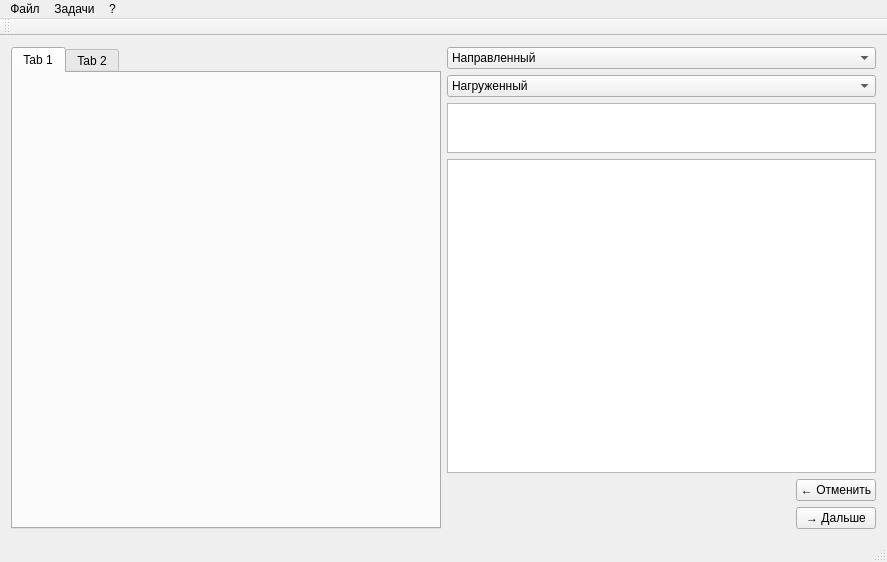
<?xml version="1.0" encoding="UTF-8"?>
<ui version="4.0">
 <class>MainWindow</class>
 <widget class="QMainWindow" name="MainWindow">
  <property name="geometry">
   <rect>
    <x>0</x>
    <y>0</y>
    <width>887</width>
    <height>562</height>
   </rect>
  </property>
  <property name="windowTitle">
   <string>Графоид</string>
  </property>
  <widget class="QWidget" name="centralWidget">
   <layout class="QGridLayout" name="gridLayout">
    <item row="0" column="1">
     <layout class="QVBoxLayout" name="verticalLayout">
      <item>
       <widget class="QComboBox" name="cmbDirect">
        <item>
         <property name="text">
          <string>Направленный</string>
         </property>
        </item>
        <item>
         <property name="text">
          <string>Ненаправленный</string>
         </property>
        </item>
       </widget>
      </item>
      <item>
       <widget class="QComboBox" name="cmbWeight">
        <item>
         <property name="text">
          <string>Нагруженный</string>
         </property>
        </item>
        <item>
         <property name="text">
          <string>Ненагруженный</string>
         </property>
        </item>
       </widget>
      </item>
      <item>
       <widget class="QTextEdit" name="textEdit">
        <property name="maximumSize">
         <size>
          <width>16777215</width>
          <height>50</height>
         </size>
        </property>
        <property name="focusPolicy">
         <enum>Qt::ClickFocus</enum>
        </property>
       </widget>
      </item>
      <item>
       <widget class="QTableView" name="graphMatrix">
        <property name="maximumSize">
         <size>
          <width>16777204</width>
          <height>16777215</height>
         </size>
        </property>
        <property name="sizeIncrement">
         <size>
          <width>0</width>
          <height>0</height>
         </size>
        </property>
        <property name="baseSize">
         <size>
          <width>7</width>
          <height>14</height>
         </size>
        </property>
        <property name="dragEnabled">
         <bool>false</bool>
        </property>
        <property name="dragDropMode">
         <enum>QAbstractItemView::NoDragDrop</enum>
        </property>
        <property name="alternatingRowColors">
         <bool>true</bool>
        </property>
        <property name="selectionMode">
         <enum>QAbstractItemView::ExtendedSelection</enum>
        </property>
        <property name="iconSize">
         <size>
          <width>1</width>
          <height>0</height>
         </size>
        </property>
        <property name="textElideMode">
         <enum>Qt::ElideLeft</enum>
        </property>
        <property name="showGrid">
         <bool>true</bool>
        </property>
        <property name="gridStyle">
         <enum>Qt::SolidLine</enum>
        </property>
        <property name="sortingEnabled">
         <bool>false</bool>
        </property>
       </widget>
      </item>
      <item>
       <layout class="QHBoxLayout" name="horizontalLayout_3">
        <item>
         <spacer name="horizontalSpacer">
          <property name="orientation">
           <enum>Qt::Horizontal</enum>
          </property>
          <property name="sizeHint" stdset="0">
           <size>
            <width>40</width>
            <height>20</height>
           </size>
          </property>
         </spacer>
        </item>
        <item>
         <widget class="QPushButton" name="btnCancel">
          <property name="text">
           <string>← Отменить</string>
          </property>
         </widget>
        </item>
       </layout>
      </item>
      <item>
       <layout class="QHBoxLayout" name="horizontalLayout_2">
        <item>
         <spacer name="horizontalSpacer_2">
          <property name="orientation">
           <enum>Qt::Horizontal</enum>
          </property>
          <property name="sizeHint" stdset="0">
           <size>
            <width>40</width>
            <height>20</height>
           </size>
          </property>
         </spacer>
        </item>
        <item>
         <widget class="QPushButton" name="btnNext">
          <property name="text">
           <string>→ Дальше</string>
          </property>
         </widget>
        </item>
       </layout>
      </item>
     </layout>
    </item>
    <item row="0" column="0">
     <widget class="QTabWidget" name="tabWidget">
      <property name="currentIndex">
       <number>0</number>
      </property>
      <widget class="QWidget" name="tab">
       <attribute name="title">
        <string>Tab 1</string>
       </attribute>
      </widget>
      <widget class="QWidget" name="tab_2">
       <attribute name="title">
        <string>Tab 2</string>
       </attribute>
      </widget>
     </widget>
    </item>
   </layout>
  </widget>
  <widget class="QToolBar" name="mainToolBar">
   <attribute name="toolBarArea">
    <enum>TopToolBarArea</enum>
   </attribute>
   <attribute name="toolBarBreak">
    <bool>false</bool>
   </attribute>
  </widget>
  <widget class="QStatusBar" name="statusBar"/>
  <widget class="QMenuBar" name="menuBar">
   <property name="geometry">
    <rect>
     <x>0</x>
     <y>0</y>
     <width>887</width>
     <height>26</height>
    </rect>
   </property>
   <widget class="QMenu" name="menuFile">
    <property name="title">
     <string>Файл</string>
    </property>
    <addaction name="actionOpen"/>
    <addaction name="actionSave"/>
    <addaction name="actionNewTab"/>
    <addaction name="actionExit"/>
   </widget>
   <widget class="QMenu" name="menuInfo">
    <property name="title">
     <string>?</string>
    </property>
    <addaction name="actionProgram"/>
    <addaction name="actionAuthor"/>
   </widget>
   <widget class="QMenu" name="menuTasks">
    <property name="title">
     <string>Задачи</string>
    </property>
    <widget class="QMenu" name="menu2">
     <property name="title">
      <string>2. Поиск пути</string>
     </property>
     <addaction name="BFSaction"/>
     <addaction name="actionA"/>
     <addaction name="IDAaction"/>
    </widget>
    <widget class="QMenu" name="menu3">
     <property name="title">
      <string>3. Алгоритм Дейкстры и близкие к нему</string>
     </property>
     <addaction name="action"/>
     <addaction name="action_2"/>
     <addaction name="action_3"/>
     <addaction name="action_4"/>
    </widget>
    <widget class="QMenu" name="menu12">
     <property name="title">
      <string>12. Деревья и минимальное остовное дерево</string>
     </property>
     <addaction name="action_5"/>
     <addaction name="action_6"/>
     <addaction name="action_7"/>
    </widget>
    <addaction name="menu2"/>
    <addaction name="menu3"/>
    <addaction name="action4"/>
    <addaction name="action5"/>
    <addaction name="action6"/>
    <addaction name="action7"/>
    <addaction name="action8"/>
    <addaction name="action9"/>
    <addaction name="action10"/>
    <addaction name="action11"/>
    <addaction name="menu12"/>
    <addaction name="action13"/>
    <addaction name="action14"/>
    <addaction name="action15"/>
    <addaction name="action16"/>
    <addaction name="action17"/>
    <addaction name="action18_2"/>
    <addaction name="action19"/>
    <addaction name="action20"/>
    <addaction name="action21"/>
   </widget>
   <addaction name="menuFile"/>
   <addaction name="menuTasks"/>
   <addaction name="menuInfo"/>
  </widget>
  <action name="actionSave">
   <property name="text">
    <string>Сохранить</string>
   </property>
  </action>
  <action name="actionExit">
   <property name="text">
    <string>Выход</string>
   </property>
  </action>
  <action name="actionProgram">
   <property name="text">
    <string>О программе</string>
   </property>
  </action>
  <action name="actionAuthor">
   <property name="text">
    <string>Об авторе</string>
   </property>
  </action>
  <action name="actionOpen">
   <property name="text">
    <string>Открыть</string>
   </property>
  </action>
  <action name="action4">
   <property name="text">
    <string>4. Эксцентриситет, радиус, диаметр и степени</string>
   </property>
  </action>
  <action name="action5">
   <property name="text">
    <string>5. Изоморфизм графов</string>
   </property>
  </action>
  <action name="action6">
   <property name="text">
    <string>6. Связность графа</string>
   </property>
  </action>
  <action name="action7">
   <property name="text">
    <string>7.  Дополнение для графа</string>
   </property>
  </action>
  <action name="action8">
   <property name="text">
    <string>8. Бинарные операции над графами</string>
   </property>
  </action>
  <action name="action9">
   <property name="text">
    <string>9. Планарность графа</string>
   </property>
  </action>
  <action name="action10">
   <property name="text">
    <string>10. Восстановление графа из вектора</string>
   </property>
  </action>
  <action name="action11">
   <property name="text">
    <string>11. Экстремальные графы</string>
   </property>
  </action>
  <action name="action13">
   <property name="text">
    <string>13. Задача о цикле</string>
   </property>
  </action>
  <action name="action14">
   <property name="text">
    <string>14. Раскраска графа</string>
   </property>
  </action>
  <action name="action15">
   <property name="text">
    <string>15. Задача о свадьбах</string>
   </property>
  </action>
  <action name="action16">
   <property name="text">
    <string>16. Дополнение 2-комплекса</string>
   </property>
  </action>
  <action name="action17">
   <property name="text">
    <string>17. Восстановление 2-комплекса из вектора</string>
   </property>
  </action>
  <action name="action18_2">
   <property name="text">
    <string>18. Экстремальные 2-комплексы</string>
   </property>
  </action>
  <action name="action19">
   <property name="text">
    <string>19. Задача коммивояжёра</string>
   </property>
  </action>
  <action name="action20">
   <property name="text">
    <string>20. Доминирование и покрывающее множество</string>
   </property>
  </action>
  <action name="action21">
   <property name="text">
    <string>21. Эффективность алгоритмов поиска пути</string>
   </property>
  </action>
  <action name="BFSaction">
   <property name="text">
    <string>BFS</string>
   </property>
  </action>
  <action name="actionA">
   <property name="text">
    <string>A*</string>
   </property>
  </action>
  <action name="IDAaction">
   <property name="text">
    <string>Iterative deepening A</string>
   </property>
  </action>
  <action name="actionNewTab">
   <property name="text">
    <string>Новая вкладка</string>
   </property>
  </action>
  <action name="action">
   <property name="text">
    <string>Алгоритм Дейкстры</string>
   </property>
  </action>
  <action name="action_2">
   <property name="text">
    <string>Алгоритм Флойда-Уоршелла</string>
   </property>
  </action>
  <action name="action_3">
   <property name="text">
    <string>Алгоритм Беллмана-Форда</string>
   </property>
  </action>
  <action name="action_4">
   <property name="text">
    <string>Алгоритм Джонсона</string>
   </property>
  </action>
  <action name="action_5">
   <property name="text">
    <string>Алгоритм Прима</string>
   </property>
  </action>
  <action name="action_6">
   <property name="text">
    <string>Алгоритм Краскала</string>
   </property>
  </action>
  <action name="action_7">
   <property name="text">
    <string>Алгоритм Борувки</string>
   </property>
  </action>
 </widget>
 <layoutdefault spacing="6" margin="11"/>
 <resources/>
 <connections/>
</ui>
